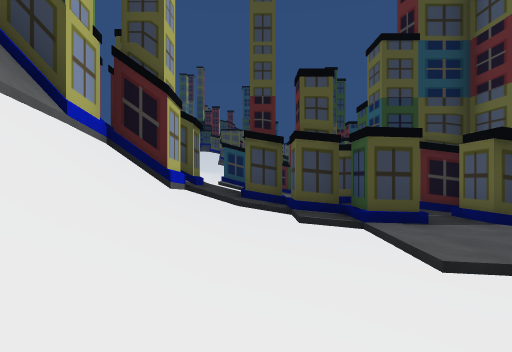
View 1 (above)

16 first-person views from a walk through a Unity game level. The camera is 1.4 m above the floor, looks level and sees 80° across. The floor is counted in squares, 2 m on a side. Each view is taken from the middle of a square. On the plan, view 1 faces up. The plan holds only what a view shows up to about 10 squares ahead; the rest is blank. The place goes on beyond the plan. Some animated figures are left out.

View 2
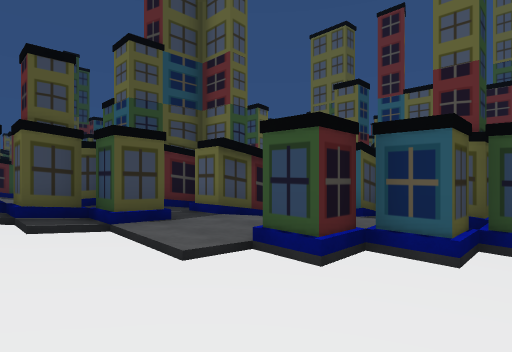

View 3
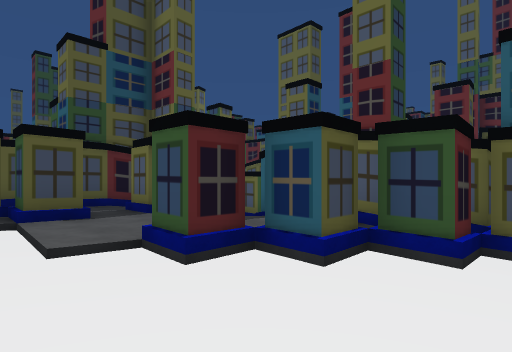

View 4
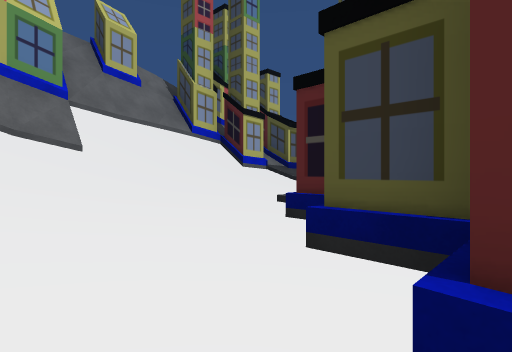

View 5
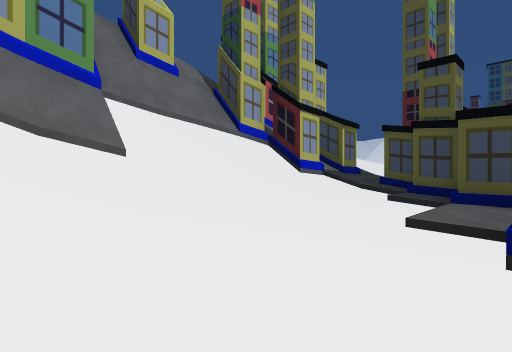

View 6
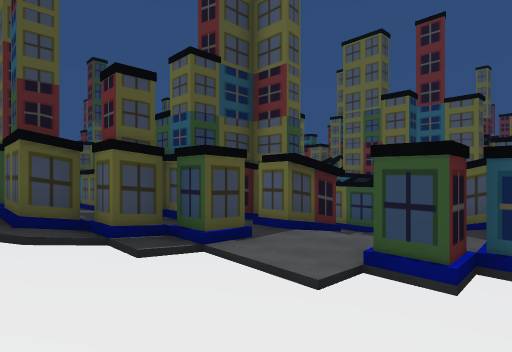

View 7
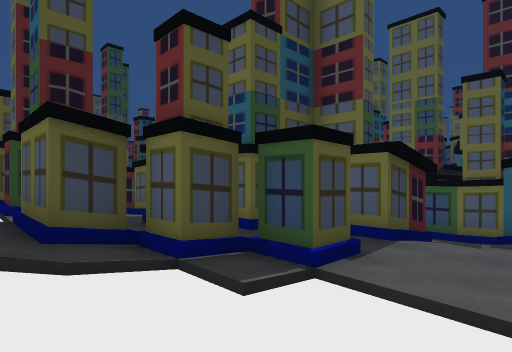

View 8
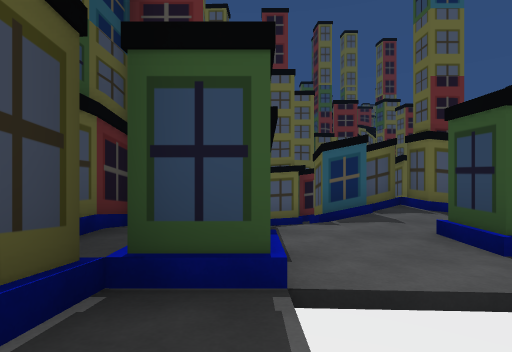

View 9
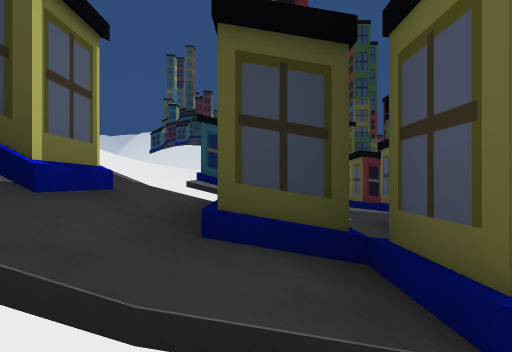

View 10
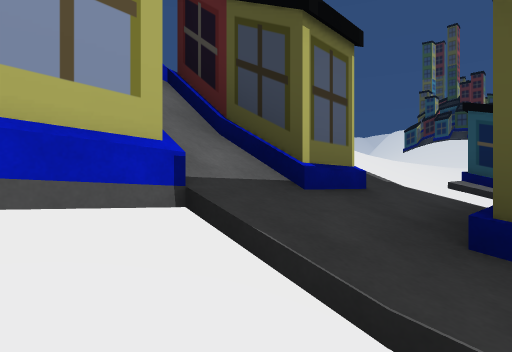

View 11
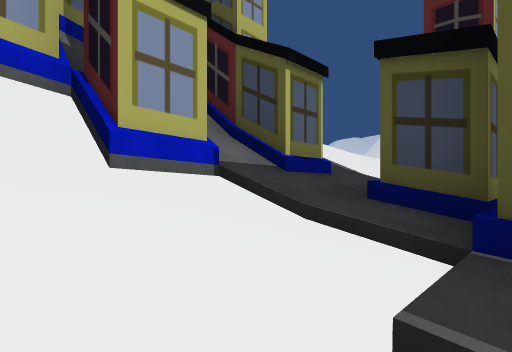

View 12
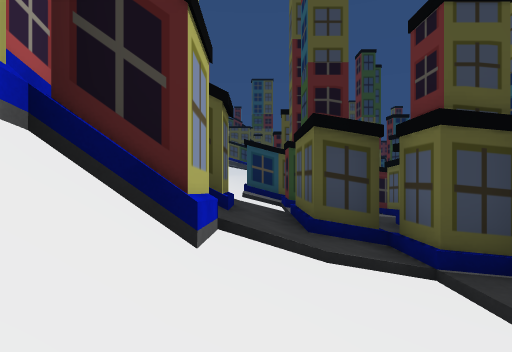

View 13
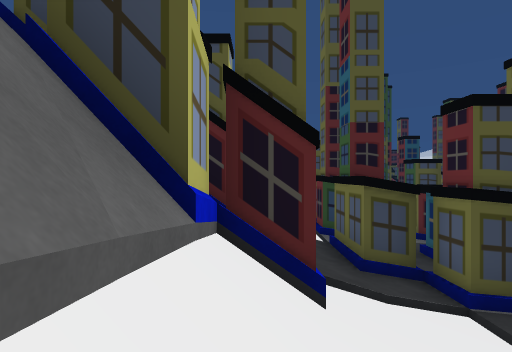

View 14
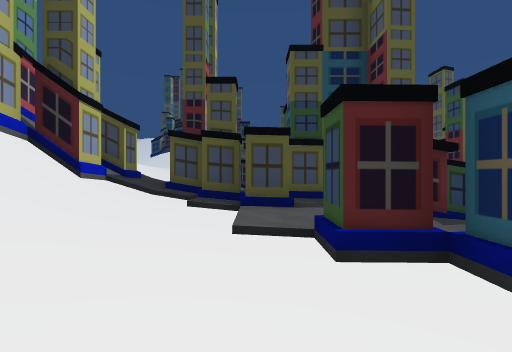

View 15
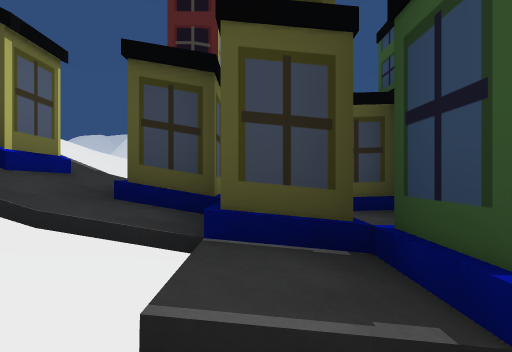

View 16
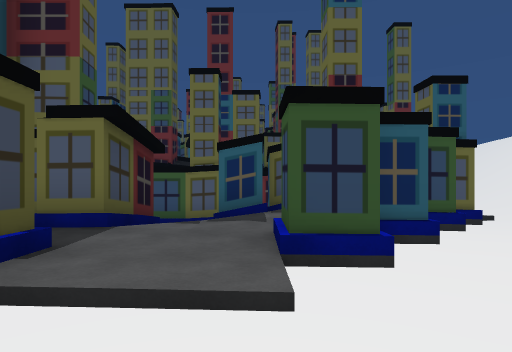

### Floor plan
Key: @ floor where view 1 was taken; # wall or solid block; x gap in a wall; . main floor; - floor 0.5 m lower than the main floor; _ floor 0.75 m lower than the main floor; < floor 1.25 m lower than the main floor; : floor 1.5 m higher than the main floor; / step, stairs or slope; = window, fence, low wall or low ledge; v drop or lower ground.
Columns run from 4 left of view 1 to 9 right of it. Each row starts with its distance up from view 1.
 16  :/
 15  //
 14  //    #
 13 ///    #
 12 ///##  #
 11 ///=# .#
 10  //.#..
  9   /.x./
  8   ###.##
  7 ######.### ##
  6 ####=#...#  #
  5 ###/.##.##/<#
  4 /#//.-...-//#/
  3 ##//._./..#//#
  2 ##//.__##.##
  1 v##/.___###
  0  ##/@-___###
 -1   #///-___#

Positions as (right, up) in squares from view 1, and headings:
1: (0, 0), facing up
2: (0, 0), facing up-right
3: (1, -1), facing up-right
4: (5, -1), facing up-left
5: (3, -1), facing up-left
6: (-1, 1), facing up-right
7: (-1, 3), facing up-right
8: (0, 5), facing right
9: (0, 5), facing up
10: (0, 5), facing up-left
11: (1, 4), facing up-left
12: (-1, 3), facing up
13: (-2, 2), facing up
14: (2, -1), facing up
15: (1, 4), facing up
16: (0, 3), facing right
